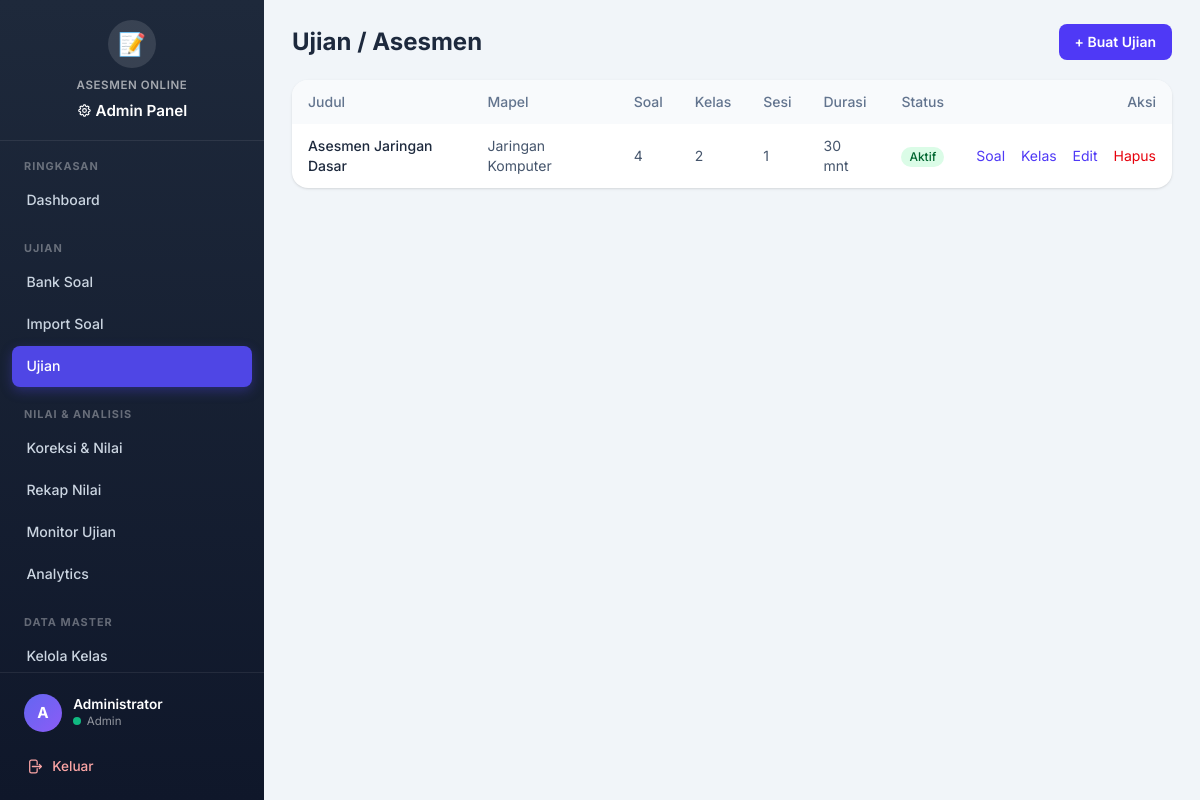
/admin/ujian/index.php (signed in), run on the app's committed database.
### tables this page shows
CREATE TABLE IF NOT EXISTS ujian (
  id INT AUTO_INCREMENT PRIMARY KEY,
  judul VARCHAR(150) NOT NULL,
  mata_pelajaran VARCHAR(100) NULL,
  deskripsi TEXT NULL,
  tanggal_mulai DATETIME NULL,
  tanggal_selesai DATETIME NULL,
  durasi_menit INT NOT NULL DEFAULT 60,
  status ENUM('draft','aktif','selesai') NOT NULL DEFAULT 'draft',
  acak_soal TINYINT(1) NOT NULL DEFAULT 0,
  tampilkan_hasil TINYINT(1) NOT NULL DEFAULT 1,
  created_by INT NULL,
  created_at TIMESTAMP DEFAULT CURRENT_TIMESTAMP,
  updated_at TIMESTAMP DEFAULT CURRENT_TIMESTAMP ON UPDATE CURRENT_TIMESTAMP,
  CONSTRAINT fk_ujian_admin FOREIGN KEY (created_by) REFERENCES admin_users(id) ON DELETE SET NULL,
  KEY idx_ujian_status (status)
);

### core/Database.php (called while the page is built, shortened)
<?php
class Database {
    private static $instance = null;
    private $conn;
    private function __construct() {
        $this->conn = new mysqli(DB_HOST, DB_USER, DB_PASS, DB_NAME);
        $this->conn->set_charset('utf8mb4');
        $this->conn->query("SET time_zone = '+07:00'");
    }
    public static function getInstance() {
        if (self::$instance === null) {
            self::$instance = new Database();
        }
        return self::$instance;
    }
    public function getConnection() {
        return $this->conn;
    }
}
function db() {
    return Database::getInstance()->getConnection();
}

### core/functions.php (called while the page is built, shortened)
<?php
require_once __DIR__ . '/Database.php';
function e($value) {
    return htmlspecialchars((string)$value, ENT_QUOTES, 'UTF-8');
}

### admin/ujian/index.php (the view, shortened to what this page needs)
<?php
$ujian = db()->query("
    SELECT u.*,
        (SELECT COUNT(*) FROM ujian_soal us WHERE us.id_ujian = u.id) AS jml_soal,
        (SELECT COUNT(*) FROM ujian_kelas uk WHERE uk.id_ujian = u.id) AS jml_kelas,
        (SELECT COUNT(*) FROM sesi_ujian su WHERE su.id_ujian = u.id) AS jml_sesi
    FROM ujian u ORDER BY u.id DESC
")->fetch_all(MYSQLI_ASSOC);
require __DIR__ . '/../../views/layout_admin_top.php';
?>
<div class="flex items-center justify-between">
  <h1 class="text-2xl font-bold text-slate-800">Ujian / Asesmen</h1>
  <a href="tambah.php" class="rounded-lg bg-indigo-600 px-4 py-2 text-sm font-semibold text-white hover:bg-indigo-700">+ Buat Ujian</a>
</div>
<div class="mt-5 overflow-hidden rounded-2xl bg-white shadow">
  <table class="w-full text-left text-sm">
    <thead class="bg-slate-50 text-slate-500">
      <tr>
        <th class="px-4 py-3 font-medium">Judul</th>
        <th class="px-4 py-3 font-medium">Mapel</th>
        <th class="px-4 py-3 font-medium">Soal</th>
        <th class="px-4 py-3 font-medium">Kelas</th>
        <th class="px-4 py-3 font-medium">Sesi</th>
        <th class="px-4 py-3 font-medium">Durasi</th>
        <th class="px-4 py-3 font-medium">Status</th>
        <th class="px-4 py-3 font-medium text-right">Aksi</th>
      </tr>
    </thead>
    <tbody class="divide-y divide-slate-100">
      <?php foreach ($ujian as $u): ?>
        <tr class="hover:bg-slate-50">
          <td class="px-4 py-3 font-medium text-slate-800"><?= e($u['judul']) ?></td>
          <td class="px-4 py-3 text-slate-600"><?= e($u['mata_pelajaran'] ?? '-') ?></td>
          <td class="px-4 py-3 text-slate-600"><?= (int)$u['jml_soal'] ?></td>
          <td class="px-4 py-3 text-slate-600"><?= (int)$u['jml_kelas'] ?></td>
          <td class="px-4 py-3 text-slate-600"><?= (int)$u['jml_sesi'] ?></td>
          <td class="px-4 py-3 text-slate-600"><?= (int)$u['durasi_menit'] ?> mnt</td>
          <td class="px-4 py-3">
            <a href="edit.php?id=<?= $u['id'] ?>" class="inline-flex rounded-full px-2 py-0.5 text-xs font-medium <?= $u['status'] === 'aktif' ? 'bg-green-100 text-green-800' : ($u['status'] === 'selesai' ? 'bg-slate-200 text-slate-700' : 'bg-amber-100 text-amber-800') ?>">
              <?= e(ucfirst($u['status'])) ?>
            </a>
          </td>
          <td class="px-4 py-3 text-right whitespace-nowrap space-x-3 text-indigo-600">
            <a href="soal.php?id=<?= $u['id'] ?>" class="hover:underline">Soal</a>
            <a href="kelas.php?id=<?= $u['id'] ?>" class="hover:underline">Kelas</a>
            <a href="edit.php?id=<?= $u['id'] ?>" class="hover:underline">Edit</a>
            <a href="hapus.php?id=<?= $u['id'] ?>" class="text-red-600 hover:underline" onclick="return confirm('Hapus ujian beserta semua sesi dan jawaban?')">Hapus</a>
          </td>
        </tr>
      <?php endforeach; ?>
    </tbody>
  </table>
</div>
<?php require __DIR__ . '/../../views/layout_admin_bottom.php'; ?>

### assets/css/theme.css (style rules this page uses)
:root { --primary: #4f46e5; --primary-hover: #4338ca; --primary-light: #eef2ff; --secondary: #64748b; --success: #10b981; --success-light: #d1fae5; --warning: #f59e0b; --warning-light: #fef3c7; --danger: #ef4444; --danger-light: #fee2e2; --info: #3b82f6; --info-light: #dbeafe; --dark: #1e293b; --light: #f8fafc; --border: #e2e8f0; --sidebar-width: 264px; --sidebar-bg: linear-gradient(180deg, #1e293b 0%, #0f172a 100%); --card-shadow: 0 1px 3px rgba(0,0,0,0.06), 0 1px 2px rgba(0,0,0,0.04); --card-hover-shadow: 0 10px 25px rgba(0,0,0,0.10); --radius: 12px; --radius-sm: 8px; --font: 'Inter', system-ui, -apple-system, sans-serif; --transition: 0.2s ease; }
* { font-family: var(--font); }
body { font-size: 16px; line-height: 1.6; }

### data on the page
ujian: judul "Asesmen Jaringan Dasar", mata_pelajaran "Jaringan Komputer", jml_soal "4", jml_kelas "2", jml_sesi "1", durasi_menit "30", status "Aktif"

### other printed values
$section['label'] "RINGKASAN"
$item['label'] "Dashboard"
$section['label'] "UJIAN"
$item['label'] "Bank Soal"
$item['label'] "Import Soal"
$item['label'] "Ujian"
$section['label'] "NILAI & ANALISIS"
$item['label'] "Koreksi & Nilai"
$item['label'] "Rekap Nilai"
$item['label'] "Monitor Ujian"
$item['label'] "Analytics"
$section['label'] "DATA MASTER"
$item['label'] "Kelola Kelas"
$admin_avatar "A"
$admin_nama "Administrator"
